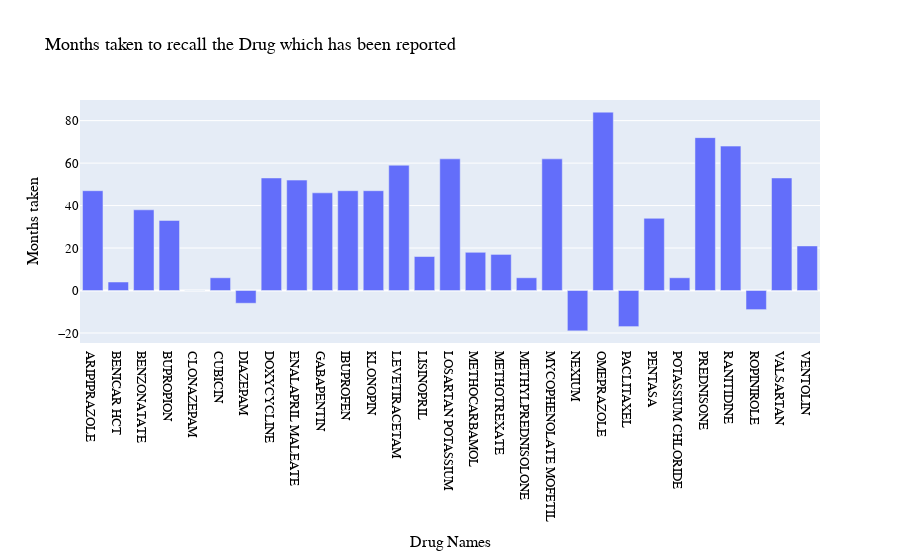

Here is the notebook cell this chart was saved with:
### Code cell
import plotly.graph_objects as go
fig=go.Figure()
fig.add_trace(
        go.Bar(x = result.index, y = result["time_delta"]))
fig.update_layout(
    title="Months taken to recall the Drug which has been reported",
    xaxis_title="Drug Names",
    yaxis_title="Months taken ",
    legend_title="Legend Title",
    font=dict(
        family="Courier New, monospace",
        size=13,
        color="Black"
    )
)

### Figure 1 — Plotly figure (JSON) as saved in the notebook; plotly's stock layout.template omitted (floating-point values rounded to 4 significant figures)
{"data": [{"type": "bar", "x": ["ARIPIPRAZOLE", "BENICAR HCT", "BENZONATATE", "BUPROPION", "CLONAZEPAM", "CUBICIN", "DIAZEPAM", "DOXYCYCLINE", "ENALAPRIL MALEATE", "GABAPENTIN", "IBUPROFEN", "KLONOPIN", "LEVETIRACETAM", "LISINOPRIL", "LOSARTAN POTASSIUM", "METHOCARBAMOL", "METHOTREXATE", "METHYLPREDNISOLONE", "MYCOPHENOLATE MOFETIL", "NEXIUM", "OMEPRAZOLE", "PACLITAXEL", "PENTASA", "POTASSIUM CHLORIDE", "PREDNISONE", "RANITIDINE", "ROPINIROLE", "VALSARTAN", "VENTOLIN"], "y": [47, 4, 38, 33, 0, 6, -6, 53, 52, 46, 47, 47, 59, 16, 62, 18, 17, 6, 62, -19, 84, -17, 34, 6, 72, 68, -9, 53, 21]}], "layout": {"font": {"color": "Black", "family": "Courier New, monospace", "size": 13}, "legend": {"title": {"text": "Legend Title"}}, "title": {"text": "Months taken to recall the Drug which has been reported"}, "xaxis": {"title": {"text": "Drug Names"}}, "yaxis": {"title": {"text": "Months taken "}}}}
